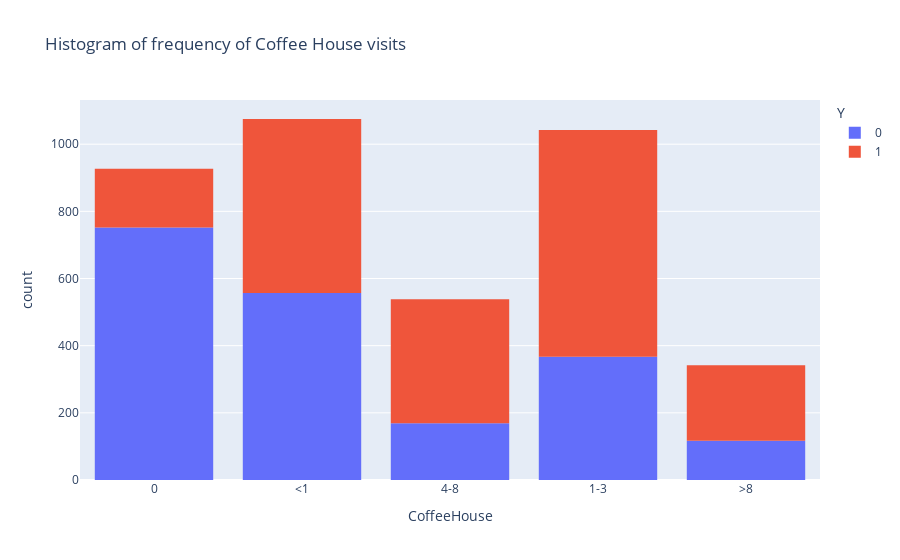

The notebook cell this image was saved under:
### Markdown cell above
To start, let's start with the most obvious factor, the frequency with which the driver visits coffee houses

### Code cell
fig = px.histogram(coffee_coupon_data, x=ch, color = 'Y', title = 'Histogram of frequency of Coffee House visits')
fig.show()
coffee_coupon_data.groupby(ch)[['Y']].mean()

### Figure 1 — Plotly figure (JSON) as saved in the notebook; plotly's stock layout.template omitted (floating-point values rounded to 4 significant figures; data arrays with more than 128 entries replaced by an {"elided": "..."} marker saying what was removed)
{"data": [{"alignmentgroup": "True", "bingroup": "x", "hovertemplate": "Y=0<br>CoffeeHouse=%{x}<br>count=%{y}<extra></extra>", "legendgroup": "0", "marker": {"color": "#636efa", "pattern": {"shape": ""}}, "name": "0", "offsetgroup": "0", "orientation": "v", "showlegend": true, "type": "histogram", "x": {"elided": "1962 str values"}, "xaxis": "x", "yaxis": "y"}, {"alignmentgroup": "True", "bingroup": "x", "hovertemplate": "Y=1<br>CoffeeHouse=%{x}<br>count=%{y}<extra></extra>", "legendgroup": "1", "marker": {"color": "#EF553B", "pattern": {"shape": ""}}, "name": "1", "offsetgroup": "1", "orientation": "v", "showlegend": true, "type": "histogram", "x": {"elided": "1962 str values"}, "xaxis": "x", "yaxis": "y"}], "layout": {"barmode": "relative", "legend": {"title": {"text": "Y"}, "tracegroupgap": 0}, "title": {"text": "Histogram of frequency of Coffee House visits"}, "xaxis": {"anchor": "y", "domain": [0, 1], "title": {"text": "CoffeeHouse"}}, "yaxis": {"anchor": "x", "domain": [0, 1], "title": {"text": "count"}}}}
